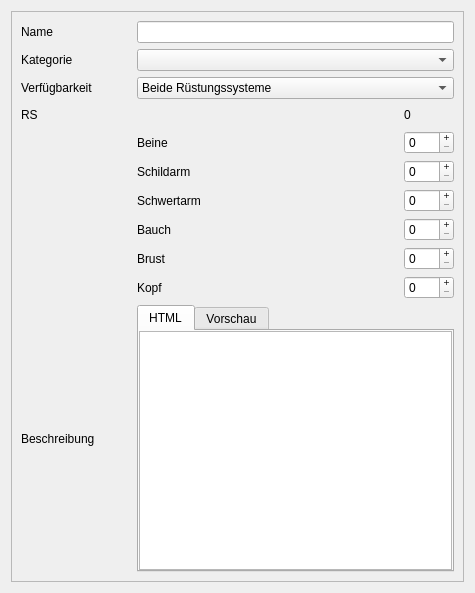
<?xml version="1.0" encoding="UTF-8"?>
<ui version="4.0">
 <class>dialog</class>
 <widget class="QWidget" name="dialog">
  <property name="geometry">
   <rect>
    <x>0</x>
    <y>0</y>
    <width>475</width>
    <height>593</height>
   </rect>
  </property>
  <property name="windowTitle">
   <string>Sephrasto - Rüstung bearbeiten...</string>
  </property>
  <layout class="QVBoxLayout" name="verticalLayout_3">
   <item>
    <widget class="QScrollArea" name="scrollArea">
     <property name="widgetResizable">
      <bool>true</bool>
     </property>
     <widget class="QWidget" name="scrollAreaWidgetContents">
      <property name="geometry">
       <rect>
        <x>0</x>
        <y>0</y>
        <width>455</width>
        <height>573</height>
       </rect>
      </property>
      <layout class="QGridLayout" name="gridLayout">
       <item row="4" column="1">
        <widget class="QLabel" name="labelBeine">
         <property name="text">
          <string>Beine</string>
         </property>
        </widget>
       </item>
       <item row="3" column="0">
        <widget class="QLabel" name="label_8">
         <property name="text">
          <string>RS</string>
         </property>
        </widget>
       </item>
       <item row="0" column="0">
        <widget class="QLabel" name="labelName">
         <property name="minimumSize">
          <size>
           <width>110</width>
           <height>0</height>
          </size>
         </property>
         <property name="text">
          <string>Name</string>
         </property>
        </widget>
       </item>
       <item row="10" column="0">
        <widget class="QLabel" name="labelBeschreibung">
         <property name="text">
          <string>Beschreibung</string>
         </property>
        </widget>
       </item>
       <item row="0" column="1" colspan="2">
        <widget class="QLineEdit" name="leName">
         <property name="minimumSize">
          <size>
           <width>300</width>
           <height>0</height>
          </size>
         </property>
        </widget>
       </item>
       <item row="3" column="2">
        <widget class="QLabel" name="labelRS">
         <property name="text">
          <string>0</string>
         </property>
        </widget>
       </item>
       <item row="1" column="0">
        <widget class="QLabel" name="labelKategorie">
         <property name="text">
          <string>Kategorie</string>
         </property>
        </widget>
       </item>
       <item row="6" column="2">
        <widget class="QSpinBox" name="spinSchwert">
         <property name="minimumSize">
          <size>
           <width>50</width>
           <height>0</height>
          </size>
         </property>
         <property name="maximumSize">
          <size>
           <width>16777215</width>
           <height>16777215</height>
          </size>
         </property>
         <property name="buttonSymbols">
          <enum>QAbstractSpinBox::PlusMinus</enum>
         </property>
         <property name="maximum">
          <number>8</number>
         </property>
        </widget>
       </item>
       <item row="7" column="1">
        <widget class="QLabel" name="labelBauch">
         <property name="text">
          <string>Bauch</string>
         </property>
        </widget>
       </item>
       <item row="2" column="0">
        <widget class="QLabel" name="labelSystem">
         <property name="text">
          <string>Verfügbarkeit</string>
         </property>
        </widget>
       </item>
       <item row="8" column="2">
        <widget class="QSpinBox" name="spinBrust">
         <property name="minimumSize">
          <size>
           <width>50</width>
           <height>0</height>
          </size>
         </property>
         <property name="maximumSize">
          <size>
           <width>16777215</width>
           <height>16777215</height>
          </size>
         </property>
         <property name="buttonSymbols">
          <enum>QAbstractSpinBox::PlusMinus</enum>
         </property>
         <property name="maximum">
          <number>8</number>
         </property>
        </widget>
       </item>
       <item row="10" column="1" colspan="2">
        <widget class="QTabWidget" name="tabWidget">
         <property name="currentIndex">
          <number>0</number>
         </property>
         <widget class="QWidget" name="tab">
          <attribute name="title">
           <string>HTML</string>
          </attribute>
          <layout class="QVBoxLayout" name="verticalLayout">
           <property name="spacing">
            <number>0</number>
           </property>
           <property name="leftMargin">
            <number>0</number>
           </property>
           <property name="topMargin">
            <number>0</number>
           </property>
           <property name="rightMargin">
            <number>0</number>
           </property>
           <property name="bottomMargin">
            <number>0</number>
           </property>
           <item>
            <widget class="QTextEdit" name="teBeschreibung"/>
           </item>
          </layout>
         </widget>
         <widget class="QWidget" name="tab_2">
          <attribute name="title">
           <string>Vorschau</string>
          </attribute>
          <layout class="QVBoxLayout" name="verticalLayout_2">
           <property name="leftMargin">
            <number>0</number>
           </property>
           <property name="topMargin">
            <number>0</number>
           </property>
           <property name="rightMargin">
            <number>0</number>
           </property>
           <property name="bottomMargin">
            <number>0</number>
           </property>
           <item>
            <widget class="QTextBrowser" name="tbBeschreibung"/>
           </item>
          </layout>
         </widget>
        </widget>
       </item>
       <item row="7" column="2">
        <widget class="QSpinBox" name="spinBauch">
         <property name="minimumSize">
          <size>
           <width>50</width>
           <height>0</height>
          </size>
         </property>
         <property name="maximumSize">
          <size>
           <width>16777215</width>
           <height>16777215</height>
          </size>
         </property>
         <property name="buttonSymbols">
          <enum>QAbstractSpinBox::PlusMinus</enum>
         </property>
         <property name="maximum">
          <number>8</number>
         </property>
        </widget>
       </item>
       <item row="3" column="1">
        <spacer name="horizontalSpacer">
         <property name="orientation">
          <enum>Qt::Horizontal</enum>
         </property>
         <property name="sizeHint" stdset="0">
          <size>
           <width>243</width>
           <height>20</height>
          </size>
         </property>
        </spacer>
       </item>
       <item row="4" column="2">
        <widget class="QSpinBox" name="spinBeine">
         <property name="minimumSize">
          <size>
           <width>50</width>
           <height>0</height>
          </size>
         </property>
         <property name="maximumSize">
          <size>
           <width>16777215</width>
           <height>16777215</height>
          </size>
         </property>
         <property name="buttonSymbols">
          <enum>QAbstractSpinBox::PlusMinus</enum>
         </property>
         <property name="maximum">
          <number>8</number>
         </property>
        </widget>
       </item>
       <item row="8" column="1">
        <widget class="QLabel" name="labelBrust">
         <property name="text">
          <string>Brust</string>
         </property>
        </widget>
       </item>
       <item row="5" column="2">
        <widget class="QSpinBox" name="spinSchild">
         <property name="minimumSize">
          <size>
           <width>50</width>
           <height>0</height>
          </size>
         </property>
         <property name="maximumSize">
          <size>
           <width>16777215</width>
           <height>16777215</height>
          </size>
         </property>
         <property name="buttonSymbols">
          <enum>QAbstractSpinBox::PlusMinus</enum>
         </property>
         <property name="maximum">
          <number>8</number>
         </property>
        </widget>
       </item>
       <item row="5" column="1">
        <widget class="QLabel" name="labelSchild">
         <property name="text">
          <string>Schildarm</string>
         </property>
        </widget>
       </item>
       <item row="1" column="1" colspan="2">
        <widget class="QComboBox" name="comboKategorie"/>
       </item>
       <item row="6" column="1">
        <widget class="QLabel" name="labelSchwert">
         <property name="text">
          <string>Schwertarm</string>
         </property>
        </widget>
       </item>
       <item row="9" column="2">
        <widget class="QSpinBox" name="spinKopf">
         <property name="minimumSize">
          <size>
           <width>50</width>
           <height>0</height>
          </size>
         </property>
         <property name="maximumSize">
          <size>
           <width>16777215</width>
           <height>16777215</height>
          </size>
         </property>
         <property name="buttonSymbols">
          <enum>QAbstractSpinBox::PlusMinus</enum>
         </property>
         <property name="maximum">
          <number>8</number>
         </property>
        </widget>
       </item>
       <item row="9" column="1">
        <widget class="QLabel" name="labelKopf">
         <property name="text">
          <string>Kopf</string>
         </property>
        </widget>
       </item>
       <item row="2" column="1" colspan="2">
        <widget class="QComboBox" name="comboSystem">
         <item>
          <property name="text">
           <string>Beide Rüstungssysteme</string>
          </property>
         </item>
         <item>
          <property name="text">
           <string>Einfaches Rüstungssystem</string>
          </property>
         </item>
         <item>
          <property name="text">
           <string>Zonenrüstungssystem</string>
          </property>
         </item>
        </widget>
       </item>
      </layout>
     </widget>
    </widget>
   </item>
  </layout>
 </widget>
 <tabstops>
  <tabstop>leName</tabstop>
  <tabstop>comboKategorie</tabstop>
  <tabstop>comboSystem</tabstop>
  <tabstop>spinBeine</tabstop>
  <tabstop>spinSchild</tabstop>
  <tabstop>spinSchwert</tabstop>
  <tabstop>spinBauch</tabstop>
  <tabstop>spinBrust</tabstop>
  <tabstop>spinKopf</tabstop>
 </tabstops>
 <resources/>
 <connections/>
</ui>
